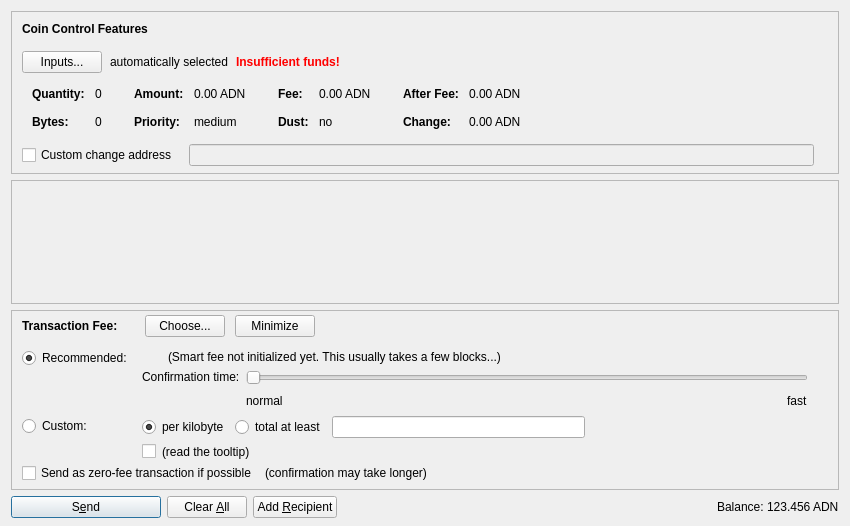
<?xml version="1.0" encoding="UTF-8"?>
<ui version="4.0">
 <class>SendCoinsDialog</class>
 <widget class="QDialog" name="SendCoinsDialog">
  <property name="geometry">
   <rect>
    <x>0</x>
    <y>0</y>
    <width>850</width>
    <height>526</height>
   </rect>
  </property>
  <property name="windowTitle">
   <string>Send Coins</string>
  </property>
  <layout class="QVBoxLayout" name="verticalLayout" stretch="0,1,0,0">
   <property name="bottomMargin">
    <number>8</number>
   </property>
   <item>
    <widget class="QFrame" name="frameCoinControl">
     <property name="sizePolicy">
      <sizepolicy hsizetype="Expanding" vsizetype="Expanding">
       <horstretch>0</horstretch>
       <verstretch>0</verstretch>
      </sizepolicy>
     </property>
     <property name="maximumSize">
      <size>
       <width>16777215</width>
       <height>16777215</height>
      </size>
     </property>
     <property name="frameShape">
      <enum>QFrame::StyledPanel</enum>
     </property>
     <property name="frameShadow">
      <enum>QFrame::Sunken</enum>
     </property>
     <layout class="QVBoxLayout" name="verticalLayoutCoinControl2">
      <property name="spacing">
       <number>0</number>
      </property>
      <property name="leftMargin">
       <number>0</number>
      </property>
      <property name="topMargin">
       <number>0</number>
      </property>
      <property name="rightMargin">
       <number>0</number>
      </property>
      <property name="bottomMargin">
       <number>6</number>
      </property>
      <item>
       <layout class="QVBoxLayout" name="verticalLayoutCoinControl" stretch="0,0,0,0,1">
        <property name="spacing">
         <number>0</number>
        </property>
        <property name="leftMargin">
         <number>10</number>
        </property>
        <property name="topMargin">
         <number>10</number>
        </property>
        <item>
         <layout class="QHBoxLayout" name="horizontalLayoutCoinControl1">
          <property name="bottomMargin">
           <number>15</number>
          </property>
          <item>
           <widget class="QLabel" name="labelCoinControlFeatures">
            <property name="sizePolicy">
             <sizepolicy hsizetype="Preferred" vsizetype="Maximum">
              <horstretch>0</horstretch>
              <verstretch>0</verstretch>
             </sizepolicy>
            </property>
            <property name="font">
             <font>
              <weight>75</weight>
              <bold>true</bold>
             </font>
            </property>
            <property name="styleSheet">
             <string notr="true">font-weight:bold;</string>
            </property>
            <property name="text">
             <string>Coin Control Features</string>
            </property>
           </widget>
          </item>
         </layout>
        </item>
        <item>
         <layout class="QHBoxLayout" name="horizontalLayoutCoinControl2" stretch="0,0,0,0">
          <property name="spacing">
           <number>8</number>
          </property>
          <property name="bottomMargin">
           <number>10</number>
          </property>
          <item>
           <widget class="QPushButton" name="pushButtonCoinControl">
            <property name="styleSheet">
             <string notr="true"/>
            </property>
            <property name="text">
             <string>Inputs...</string>
            </property>
            <property name="autoDefault">
             <bool>false</bool>
            </property>
           </widget>
          </item>
          <item>
           <widget class="QLabel" name="labelCoinControlAutomaticallySelected">
            <property name="text">
             <string>automatically selected</string>
            </property>
            <property name="margin">
             <number>5</number>
            </property>
           </widget>
          </item>
          <item>
           <widget class="QLabel" name="labelCoinControlInsuffFunds">
            <property name="font">
             <font>
              <weight>75</weight>
              <bold>true</bold>
             </font>
            </property>
            <property name="styleSheet">
             <string notr="true">color:red;font-weight:bold;</string>
            </property>
            <property name="text">
             <string>Insufficient funds!</string>
            </property>
            <property name="margin">
             <number>5</number>
            </property>
           </widget>
          </item>
          <item>
           <spacer name="horizontalSpacerCoinControl">
            <property name="orientation">
             <enum>Qt::Horizontal</enum>
            </property>
            <property name="sizeHint" stdset="0">
             <size>
              <width>40</width>
              <height>1</height>
             </size>
            </property>
           </spacer>
          </item>
         </layout>
        </item>
        <item>
         <widget class="QWidget" name="widgetCoinControl" native="true">
          <property name="sizePolicy">
           <sizepolicy hsizetype="Preferred" vsizetype="Preferred">
            <horstretch>0</horstretch>
            <verstretch>0</verstretch>
           </sizepolicy>
          </property>
          <property name="minimumSize">
           <size>
            <width>0</width>
            <height>0</height>
           </size>
          </property>
          <property name="styleSheet">
           <string notr="true"/>
          </property>
          <layout class="QHBoxLayout" name="horizontalLayoutCoinControl5">
           <property name="leftMargin">
            <number>0</number>
           </property>
           <property name="topMargin">
            <number>0</number>
           </property>
           <property name="rightMargin">
            <number>0</number>
           </property>
           <property name="bottomMargin">
            <number>0</number>
           </property>
           <item>
            <layout class="QHBoxLayout" name="horizontalLayoutCoinControl3" stretch="0,0,0,1">
             <property name="spacing">
              <number>20</number>
             </property>
             <property name="topMargin">
              <number>0</number>
             </property>
             <property name="bottomMargin">
              <number>10</number>
             </property>
             <item>
              <layout class="QFormLayout" name="formLayoutCoinControl1">
               <property name="horizontalSpacing">
                <number>10</number>
               </property>
               <property name="verticalSpacing">
                <number>14</number>
               </property>
               <property name="leftMargin">
                <number>10</number>
               </property>
               <property name="topMargin">
                <number>4</number>
               </property>
               <property name="rightMargin">
                <number>6</number>
               </property>
               <item row="0" column="0">
                <widget class="QLabel" name="labelCoinControlQuantityText">
                 <property name="font">
                  <font>
                   <weight>75</weight>
                   <bold>true</bold>
                  </font>
                 </property>
                 <property name="text">
                  <string>Quantity:</string>
                 </property>
                 <property name="margin">
                  <number>0</number>
                 </property>
                </widget>
               </item>
               <item row="0" column="1">
                <widget class="QLabel" name="labelCoinControlQuantity">
                 <property name="cursor">
                  <cursorShape>IBeamCursor</cursorShape>
                 </property>
                 <property name="contextMenuPolicy">
                  <enum>Qt::ActionsContextMenu</enum>
                 </property>
                 <property name="text">
                  <string notr="true">0</string>
                 </property>
                 <property name="margin">
                  <number>0</number>
                 </property>
                 <property name="textInteractionFlags">
                  <set>Qt::LinksAccessibleByMouse|Qt::TextSelectableByKeyboard|Qt::TextSelectableByMouse</set>
                 </property>
                </widget>
               </item>
               <item row="1" column="0">
                <widget class="QLabel" name="labelCoinControlBytesText">
                 <property name="font">
                  <font>
                   <weight>75</weight>
                   <bold>true</bold>
                  </font>
                 </property>
                 <property name="text">
                  <string>Bytes:</string>
                 </property>
                </widget>
               </item>
               <item row="1" column="1">
                <widget class="QLabel" name="labelCoinControlBytes">
                 <property name="cursor">
                  <cursorShape>IBeamCursor</cursorShape>
                 </property>
                 <property name="contextMenuPolicy">
                  <enum>Qt::ActionsContextMenu</enum>
                 </property>
                 <property name="text">
                  <string notr="true">0</string>
                 </property>
                 <property name="textInteractionFlags">
                  <set>Qt::LinksAccessibleByMouse|Qt::TextSelectableByKeyboard|Qt::TextSelectableByMouse</set>
                 </property>
                </widget>
               </item>
              </layout>
             </item>
             <item>
              <layout class="QFormLayout" name="formLayoutCoinControl2">
               <property name="horizontalSpacing">
                <number>10</number>
               </property>
               <property name="verticalSpacing">
                <number>14</number>
               </property>
               <property name="leftMargin">
                <number>6</number>
               </property>
               <property name="topMargin">
                <number>4</number>
               </property>
               <property name="rightMargin">
                <number>6</number>
               </property>
               <item row="0" column="0">
                <widget class="QLabel" name="labelCoinControlAmountText">
                 <property name="font">
                  <font>
                   <weight>75</weight>
                   <bold>true</bold>
                  </font>
                 </property>
                 <property name="text">
                  <string>Amount:</string>
                 </property>
                 <property name="margin">
                  <number>0</number>
                 </property>
                </widget>
               </item>
               <item row="0" column="1">
                <widget class="QLabel" name="labelCoinControlAmount">
                 <property name="cursor">
                  <cursorShape>IBeamCursor</cursorShape>
                 </property>
                 <property name="contextMenuPolicy">
                  <enum>Qt::ActionsContextMenu</enum>
                 </property>
                 <property name="text">
                  <string notr="true">0.00 ADN</string>
                 </property>
                 <property name="textInteractionFlags">
                  <set>Qt::LinksAccessibleByMouse|Qt::TextSelectableByKeyboard|Qt::TextSelectableByMouse</set>
                 </property>
                </widget>
               </item>
               <item row="1" column="0">
                <widget class="QLabel" name="labelCoinControlPriorityText">
                 <property name="font">
                  <font>
                   <weight>75</weight>
                   <bold>true</bold>
                  </font>
                 </property>
                 <property name="text">
                  <string>Priority:</string>
                 </property>
                </widget>
               </item>
               <item row="1" column="1">
                <widget class="QLabel" name="labelCoinControlPriority">
                 <property name="cursor">
                  <cursorShape>IBeamCursor</cursorShape>
                 </property>
                 <property name="contextMenuPolicy">
                  <enum>Qt::ActionsContextMenu</enum>
                 </property>
                 <property name="text">
                  <string notr="true">medium</string>
                 </property>
                 <property name="textInteractionFlags">
                  <set>Qt::LinksAccessibleByMouse|Qt::TextSelectableByKeyboard|Qt::TextSelectableByMouse</set>
                 </property>
                </widget>
               </item>
              </layout>
             </item>
             <item>
              <layout class="QFormLayout" name="formLayoutCoinControl3">
               <property name="horizontalSpacing">
                <number>10</number>
               </property>
               <property name="verticalSpacing">
                <number>14</number>
               </property>
               <property name="leftMargin">
                <number>6</number>
               </property>
               <property name="topMargin">
                <number>4</number>
               </property>
               <property name="rightMargin">
                <number>6</number>
               </property>
               <item row="0" column="0">
                <widget class="QLabel" name="labelCoinControlFeeText">
                 <property name="font">
                  <font>
                   <weight>75</weight>
                   <bold>true</bold>
                  </font>
                 </property>
                 <property name="text">
                  <string>Fee:</string>
                 </property>
                 <property name="margin">
                  <number>0</number>
                 </property>
                </widget>
               </item>
               <item row="0" column="1">
                <widget class="QLabel" name="labelCoinControlFee">
                 <property name="cursor">
                  <cursorShape>IBeamCursor</cursorShape>
                 </property>
                 <property name="contextMenuPolicy">
                  <enum>Qt::ActionsContextMenu</enum>
                 </property>
                 <property name="text">
                  <string notr="true">0.00 ADN</string>
                 </property>
                 <property name="textInteractionFlags">
                  <set>Qt::LinksAccessibleByMouse|Qt::TextSelectableByKeyboard|Qt::TextSelectableByMouse</set>
                 </property>
                </widget>
               </item>
               <item row="1" column="0">
                <widget class="QLabel" name="labelCoinControlLowOutputText">
                 <property name="font">
                  <font>
                   <weight>75</weight>
                   <bold>true</bold>
                  </font>
                 </property>
                 <property name="text">
                  <string>Dust:</string>
                 </property>
                </widget>
               </item>
               <item row="1" column="1">
                <widget class="QLabel" name="labelCoinControlLowOutput">
                 <property name="cursor">
                  <cursorShape>IBeamCursor</cursorShape>
                 </property>
                 <property name="contextMenuPolicy">
                  <enum>Qt::ActionsContextMenu</enum>
                 </property>
                 <property name="text">
                  <string notr="true">no</string>
                 </property>
                 <property name="textInteractionFlags">
                  <set>Qt::LinksAccessibleByMouse|Qt::TextSelectableByKeyboard|Qt::TextSelectableByMouse</set>
                 </property>
                </widget>
               </item>
              </layout>
             </item>
             <item>
              <layout class="QFormLayout" name="formLayoutCoinControl4">
               <property name="horizontalSpacing">
                <number>10</number>
               </property>
               <property name="verticalSpacing">
                <number>14</number>
               </property>
               <property name="leftMargin">
                <number>6</number>
               </property>
               <property name="topMargin">
                <number>4</number>
               </property>
               <property name="rightMargin">
                <number>6</number>
               </property>
               <item row="0" column="0">
                <widget class="QLabel" name="labelCoinControlAfterFeeText">
                 <property name="font">
                  <font>
                   <weight>75</weight>
                   <bold>true</bold>
                  </font>
                 </property>
                 <property name="text">
                  <string>After Fee:</string>
                 </property>
                 <property name="margin">
                  <number>0</number>
                 </property>
                </widget>
               </item>
               <item row="0" column="1">
                <widget class="QLabel" name="labelCoinControlAfterFee">
                 <property name="cursor">
                  <cursorShape>IBeamCursor</cursorShape>
                 </property>
                 <property name="contextMenuPolicy">
                  <enum>Qt::ActionsContextMenu</enum>
                 </property>
                 <property name="text">
                  <string notr="true">0.00 ADN</string>
                 </property>
                 <property name="textInteractionFlags">
                  <set>Qt::LinksAccessibleByMouse|Qt::TextSelectableByKeyboard|Qt::TextSelectableByMouse</set>
                 </property>
                </widget>
               </item>
               <item row="1" column="0">
                <widget class="QLabel" name="labelCoinControlChangeText">
                 <property name="font">
                  <font>
                   <weight>75</weight>
                   <bold>true</bold>
                  </font>
                 </property>
                 <property name="text">
                  <string>Change:</string>
                 </property>
                </widget>
               </item>
               <item row="1" column="1">
                <widget class="QLabel" name="labelCoinControlChange">
                 <property name="cursor">
                  <cursorShape>IBeamCursor</cursorShape>
                 </property>
                 <property name="contextMenuPolicy">
                  <enum>Qt::ActionsContextMenu</enum>
                 </property>
                 <property name="text">
                  <string notr="true">0.00 ADN</string>
                 </property>
                 <property name="textInteractionFlags">
                  <set>Qt::LinksAccessibleByMouse|Qt::TextSelectableByKeyboard|Qt::TextSelectableByMouse</set>
                 </property>
                </widget>
               </item>
              </layout>
             </item>
            </layout>
           </item>
          </layout>
         </widget>
        </item>
        <item>
         <layout class="QHBoxLayout" name="horizontalLayoutCoinControl4" stretch="0,0,0">
          <property name="spacing">
           <number>12</number>
          </property>
          <property name="sizeConstraint">
           <enum>QLayout::SetDefaultConstraint</enum>
          </property>
          <property name="topMargin">
           <number>5</number>
          </property>
          <property name="rightMargin">
           <number>5</number>
          </property>
          <item>
           <widget class="QCheckBox" name="checkBoxCoinControlChange">
            <property name="toolTip">
             <string>If this is activated, but the change address is empty or invalid, change will be sent to a newly generated address.</string>
            </property>
            <property name="text">
             <string>Custom change address</string>
            </property>
           </widget>
          </item>
          <item>
           <widget class="QValidatedLineEdit" name="lineEditCoinControlChange">
            <property name="enabled">
             <bool>false</bool>
            </property>
            <property name="sizePolicy">
             <sizepolicy hsizetype="Expanding" vsizetype="Fixed">
              <horstretch>0</horstretch>
              <verstretch>0</verstretch>
             </sizepolicy>
            </property>
           </widget>
          </item>
          <item>
           <widget class="QLabel" name="labelCoinControlChangeLabel">
            <property name="sizePolicy">
             <sizepolicy hsizetype="Preferred" vsizetype="Expanding">
              <horstretch>0</horstretch>
              <verstretch>0</verstretch>
             </sizepolicy>
            </property>
            <property name="minimumSize">
             <size>
              <width>0</width>
              <height>0</height>
             </size>
            </property>
            <property name="text">
             <string/>
            </property>
            <property name="margin">
             <number>3</number>
            </property>
           </widget>
          </item>
         </layout>
        </item>
        <item>
         <spacer name="verticalSpacerCoinControl">
          <property name="orientation">
           <enum>Qt::Vertical</enum>
          </property>
          <property name="sizeHint" stdset="0">
           <size>
            <width>800</width>
            <height>1</height>
           </size>
          </property>
         </spacer>
        </item>
       </layout>
      </item>
     </layout>
    </widget>
   </item>
   <item>
    <widget class="QScrollArea" name="scrollArea">
     <property name="widgetResizable">
      <bool>true</bool>
     </property>
     <widget class="QWidget" name="scrollAreaWidgetContents">
      <property name="geometry">
       <rect>
        <x>0</x>
        <y>0</y>
        <width>830</width>
        <height>68</height>
       </rect>
      </property>
      <layout class="QVBoxLayout" name="verticalLayout_2" stretch="0,1">
       <property name="leftMargin">
        <number>0</number>
       </property>
       <property name="topMargin">
        <number>0</number>
       </property>
       <property name="rightMargin">
        <number>0</number>
       </property>
       <property name="bottomMargin">
        <number>0</number>
       </property>
       <item>
        <layout class="QVBoxLayout" name="entries">
         <property name="spacing">
          <number>6</number>
         </property>
        </layout>
       </item>
       <item>
        <spacer name="verticalSpacer">
         <property name="orientation">
          <enum>Qt::Vertical</enum>
         </property>
         <property name="sizeHint" stdset="0">
          <size>
           <width>20</width>
           <height>40</height>
          </size>
         </property>
        </spacer>
       </item>
      </layout>
     </widget>
    </widget>
   </item>
   <item>
    <widget class="QFrame" name="frameFee">
     <property name="sizePolicy">
      <sizepolicy hsizetype="Expanding" vsizetype="Expanding">
       <horstretch>0</horstretch>
       <verstretch>0</verstretch>
      </sizepolicy>
     </property>
     <property name="maximumSize">
      <size>
       <width>16777215</width>
       <height>16777215</height>
      </size>
     </property>
     <property name="frameShape">
      <enum>QFrame::StyledPanel</enum>
     </property>
     <property name="frameShadow">
      <enum>QFrame::Sunken</enum>
     </property>
     <layout class="QVBoxLayout" name="verticalLayoutFee1">
      <property name="spacing">
       <number>0</number>
      </property>
      <property name="leftMargin">
       <number>0</number>
      </property>
      <property name="topMargin">
       <number>0</number>
      </property>
      <property name="rightMargin">
       <number>0</number>
      </property>
      <property name="bottomMargin">
       <number>0</number>
      </property>
      <item>
       <layout class="QVBoxLayout" name="verticalLayoutFee2" stretch="0,0,0">
        <property name="spacing">
         <number>0</number>
        </property>
        <property name="leftMargin">
         <number>10</number>
        </property>
        <property name="topMargin">
         <number>0</number>
        </property>
        <item>
         <layout class="QHBoxLayout" name="horizontalLayoutFee1">
          <property name="bottomMargin">
           <number>0</number>
          </property>
          <item>
           <layout class="QVBoxLayout" name="verticalLayoutFee7">
            <property name="spacing">
             <number>0</number>
            </property>
            <item>
             <spacer name="verticalSpacerSmartFee">
              <property name="orientation">
               <enum>Qt::Vertical</enum>
              </property>
              <property name="sizeType">
               <enum>QSizePolicy::Fixed</enum>
              </property>
              <property name="sizeHint" stdset="0">
               <size>
                <width>1</width>
                <height>4</height>
               </size>
              </property>
             </spacer>
            </item>
            <item>
             <layout class="QHBoxLayout" name="horizontalLayoutSmartFee">
              <property name="spacing">
               <number>10</number>
              </property>
              <item>
               <widget class="QLabel" name="labelFeeHeadline">
                <property name="sizePolicy">
                 <sizepolicy hsizetype="Preferred" vsizetype="Maximum">
                  <horstretch>0</horstretch>
                  <verstretch>0</verstretch>
                 </sizepolicy>
                </property>
                <property name="font">
                 <font>
                  <weight>75</weight>
                  <bold>true</bold>
                 </font>
                </property>
                <property name="styleSheet">
                 <string notr="true">font-weight:bold;</string>
                </property>
                <property name="text">
                 <string>Transaction Fee:</string>
                </property>
               </widget>
              </item>
              <item>
               <widget class="QLabel" name="labelFeeMinimized">
                <property name="text">
                 <string/>
                </property>
               </widget>
              </item>
              <item>
               <widget class="QPushButton" name="buttonChooseFee">
                <property name="text">
                 <string>Choose...</string>
                </property>
               </widget>
              </item>
              <item>
               <widget class="QPushButton" name="buttonMinimizeFee">
                <property name="toolTip">
                 <string>collapse fee-settings</string>
                </property>
                <property name="text">
                 <string>Minimize</string>
                </property>
               </widget>
              </item>
             </layout>
            </item>
            <item>
             <spacer name="verticalSpacer_5">
              <property name="orientation">
               <enum>Qt::Vertical</enum>
              </property>
              <property name="sizeHint" stdset="0">
               <size>
                <width>1</width>
                <height>1</height>
               </size>
              </property>
             </spacer>
            </item>
           </layout>
          </item>
          <item>
           <spacer name="horizontalSpacer_4">
            <property name="orientation">
             <enum>Qt::Horizontal</enum>
            </property>
            <property name="sizeHint" stdset="0">
             <size>
              <width>40</width>
              <height>20</height>
             </size>
            </property>
           </spacer>
          </item>
         </layout>
        </item>
        <item>
         <widget class="QFrame" name="frameFeeSelection">
          <layout class="QVBoxLayout" name="verticalLayoutFee12">
           <property name="spacing">
            <number>0</number>
           </property>
           <property name="leftMargin">
            <number>0</number>
           </property>
           <property name="topMargin">
            <number>0</number>
           </property>
           <property name="rightMargin">
            <number>0</number>
           </property>
           <property name="bottomMargin">
            <number>0</number>
           </property>
           <item>
            <layout class="QGridLayout" name="gridLayoutFee">
             <property name="topMargin">
              <number>10</number>
             </property>
             <property name="bottomMargin">
              <number>4</number>
             </property>
             <property name="horizontalSpacing">
              <number>10</number>
             </property>
             <property name="verticalSpacing">
              <number>4</number>
             </property>
             <item row="1" column="1">
              <layout class="QVBoxLayout" name="verticalLayoutFee8">
               <property name="spacing">
                <number>6</number>
               </property>
               <item>
                <layout class="QHBoxLayout" name="horizontalLayoutFee13">
                 <item>
                  <widget class="QRadioButton" name="radioCustomPerKilobyte">
                   <property name="toolTip">
                    <string>If the custom fee is set to 1000 satoshis and the transaction is only 250 bytes, then &quot;per kilobyte&quot; only pays 250 satoshis in fee, while &quot;at least&quot; pays 1000 satoshis. For transactions bigger than a kilobyte both pay by kilobyte.</string>
                   </property>
                   <property name="text">
                    <string>per kilobyte</string>
                   </property>
                   <property name="checked">
                    <bool>true</bool>
                   </property>
                   <attribute name="buttonGroup">
                    <string notr="true">groupCustomFee</string>
                   </attribute>
                  </widget>
                 </item>
                 <item>
                  <widget class="QRadioButton" name="radioCustomAtLeast">
                   <property name="toolTip">
                    <string>If the custom fee is set to 1000 satoshis and the transaction is only 250 bytes, then &quot;per kilobyte&quot; only pays 250 satoshis in fee, while &quot;total at least&quot; pays 1000 satoshis. For transactions bigger than a kilobyte both pay by kilobyte.</string>
                   </property>
                   <property name="text">
                    <string>total at least</string>
                   </property>
                   <attribute name="buttonGroup">
                    <string notr="true">groupCustomFee</string>
                   </attribute>
                  </widget>
                 </item>
                 <item>
                  <widget class="BitcoinAmountField" name="customFee"/>
                 </item>
                 <item>
                  <spacer name="horizontalSpacer_6">
                   <property name="orientation">
                    <enum>Qt::Horizontal</enum>
                   </property>
                   <property name="sizeHint" stdset="0">
                    <size>
                     <width>1</width>
                     <height>1</height>
                    </size>
                   </property>
                  </spacer>
                 </item>
                </layout>
               </item>
               <item>
                <layout class="QHBoxLayout" name="horizontalLayoutFee8">
                 <item>
                  <widget class="QCheckBox" name="checkBoxMinimumFee">
                   <property name="toolTip">
                    <string>Paying only the minimum fee is just fine as long as there is less transaction volume than space in the blocks. But be aware that this can end up in a never confirming transaction once there is more demand for aiden transactions than the network can process.</string>
                   </property>
                   <property name="text">
                    <string/>
                   </property>
                  </widget>
                 </item>
                 <item>
                  <widget class="QLabel" name="labelMinFeeWarning">
                   <property name="enabled">
                    <bool>true</bool>
                   </property>
                   <property name="toolTip">
                    <string>Paying only the minimum fee is just fine as long as there is less transaction volume than space in the blocks. But be aware that this can end up in a never confirming transaction once there is more demand for aiden transactions than the network can process.</string>
                   </property>
                   <property name="text">
                    <string>(read the tooltip)</string>
                   </property>
                   <property name="margin">
                    <number>5</number>
                   </property>
                  </widget>
                 </item>
                 <item>
                  <spacer name="horizontalSpacer_2">
                   <property name="orientation">
                    <enum>Qt::Horizontal</enum>
                   </property>
                   <property name="sizeHint" stdset="0">
                    <size>
                     <width>1</width>
                     <height>1</height>
                    </size>
                   </property>
                  </spacer>
                 </item>
                </layout>
               </item>
              </layout>
             </item>
             <item row="0" column="0">
              <layout class="QVBoxLayout" name="verticalLayoutFee4" stretch="0,1">
               <item>
                <widget class="QRadioButton" name="radioSmartFee">
                 <property name="text">
                  <string>Recommended:</string>
                 </property>
                 <property name="checked">
                  <bool>true</bool>
                 </property>
                 <attribute name="buttonGroup">
                  <string notr="true">groupFee</string>
                 </attribute>
                </widget>
               </item>
               <item>
                <spacer name="verticalSpacer_2">
                 <property name="orientation">
                  <enum>Qt::Vertical</enum>
                 </property>
                 <property name="sizeHint" stdset="0">
                  <size>
                   <width>1</width>
                   <height>1</height>
                  </size>
                 </property>
                </spacer>
               </item>
              </layout>
             </item>
             <item row="1" column="0">
              <layout class="QVBoxLayout" name="verticalLayoutFee9" stretch="0,1">
               <item>
                <widget class="QRadioButton" name="radioCustomFee">
                 <property name="text">
                  <string>Custom:</string>
                 </property>
                 <attribute name="buttonGroup">
                  <string notr="true">groupFee</string>
                 </attribute>
                </widget>
               </item>
               <item>
                <spacer name="verticalSpacer_6">
                 <property name="orientation">
                  <enum>Qt::Vertical</enum>
                 </property>
                 <property name="sizeHint" stdset="0">
                  <size>
                   <width>1</width>
                   <height>1</height>
                  </size>
                 </property>
                </spacer>
               </item>
              </layout>
             </item>
             <item row="0" column="1">
              <layout class="QVBoxLayout" name="verticalLayoutFee3" stretch="0,0,1">
               <property name="spacing">
                <number>6</number>
               </property>
               <property name="topMargin">
                <number>2</number>
               </property>
               <item>
                <layout class="QHBoxLayout" name="horizontalLayoutFee12">
                 <item>
                  <widget class="QLabel" name="labelSmartFee">
                   <property name="text">
                    <string/>
                   </property>
                   <property name="margin">
                    <number>2</number>
                   </property>
                  </widget>
                 </item>
                 <item>
                  <widget class="QLabel" name="labelFeeEstimation">
                   <property name="text">
                    <string/>
                   </property>
                  </widget>
                 </item>
                 <item>
                  <widget class="QLabel" name="labelSmartFee2">
                   <property name="text">
                    <string>(Smart fee not initialized yet. This usually takes a few blocks...)</string>
                   </property>
                   <property name="margin">
                    <number>2</number>
                   </property>
                  </widget>
                 </item>
                 <item>
                  <spacer name="horizontalSpacer_5">
                   <property name="orientation">
                    <enum>Qt::Horizontal</enum>
                   </property>
                   <property name="sizeHint" stdset="0">
                    <size>
                     <width>1</width>
                     <height>1</height>
                    </size>
                   </property>
                  </spacer>
                 </item>
                </layout>
               </item>
               <item>
                <layout class="QHBoxLayout" name="horizontalLayoutFee9">
                 <item>
                  <layout class="QVBoxLayout" name="verticalLayoutFee6">
                   <item>
                    <widget class="QLabel" name="labelSmartFee3">
                     <property name="text">
                      <string>Confirmation time:</string>
                     </property>
                     <property name="margin">
                      <number>2</number>
                     </property>
                    </widget>
                   </item>
                   <item>
                    <spacer name="verticalSpacer_3">
                     <property name="orientation">
                      <enum>Qt::Vertical</enum>
                     </property>
                     <property name="sizeHint" stdset="0">
                      <size>
                       <width>1</width>
                       <height>1</height>
                      </size>
                     </property>
                    </spacer>
                   </item>
                  </layout>
                 </item>
                 <item>
                  <layout class="QVBoxLayout" name="verticalLayoutFee5">
                   <property name="rightMargin">
                    <number>30</number>
                   </property>
                   <item>
                    <widget class="QSlider" name="sliderSmartFee">
                     <property name="minimum">
                      <number>0</number>
                     </property>
                     <property name="maximum">
                      <number>24</number>
                     </property>
                     <property name="pageStep">
                      <number>1</number>
                     </property>
                     <property name="value">
                      <number>0</number>
                     </property>
                     <property name="orientation">
                      <enum>Qt::Horizontal</enum>
                     </property>
                     <property name="invertedAppearance">
                      <bool>false</bool>
                     </property>
                     <property name="invertedControls">
                      <bool>false</bool>
                     </property>
                     <property name="tickPosition">
                      <enum>QSlider::NoTicks</enum>
                     </property>
                    </widget>
                   </item>
                   <item>
                    <layout class="QHBoxLayout" name="horizontalLayoutFee10">
                     <item>
                      <widget class="QLabel" name="labelSmartFeeNormal">
                       <property name="text">
                        <string>normal</string>
                       </property>
                      </widget>
                     </item>
                     <item>
                      <spacer name="horizontalSpacer_3">
                       <property name="orientation">
                        <enum>Qt::Horizontal</enum>
                       </property>
                       <property name="sizeHint" stdset="0">
                        <size>
                         <width>40</width>
                         <height>20</height>
                        </size>
                       </property>
                      </spacer>
                     </item>
                     <item>
                      <widget class="QLabel" name="labelSmartFeeFast">
                       <property name="text">
                        <string>fast</string>
                       </property>
                      </widget>
                     </item>
                    </layout>
                   </item>
                  </layout>
                 </item>
                </layout>
               </item>
               <item>
                <spacer name="verticalSpacer_4">
                 <property name="orientation">
                  <enum>Qt::Vertical</enum>
                 </property>
                 <property name="sizeHint" stdset="0">
                  <size>
                   <width>1</width>
                   <height>1</height>
                  </size>
                 </property>
                </spacer>
               </item>
              </layout>
             </item>
            </layout>
           </item>
           <item>
            <layout class="QHBoxLayout" name="horizontalLayoutFee5" stretch="0,0,0">
             <property name="spacing">
              <number>8</number>
             </property>
             <property name="bottomMargin">
              <number>4</number>
             </property>
             <item>
              <widget class="QCheckBox" name="checkBoxFreeTx">
               <property name="text">
                <string>Send as zero-fee transaction if possible</string>
               </property>
              </widget>
             </item>
             <item>
              <widget class="QLabel" name="labelFreeTx">
               <property name="text">
                <string>(confirmation may take longer)</string>
               </property>
               <property name="margin">
                <number>5</number>
               </property>
              </widget>
             </item>
             <item>
              <spacer name="horizontalSpacerFee5">
               <property name="orientation">
                <enum>Qt::Horizontal</enum>
               </property>
               <property name="sizeHint" stdset="0">
                <size>
                 <width>1</width>
                 <height>1</height>
                </size>
               </property>
              </spacer>
             </item>
            </layout>
           </item>
           <item>
            <spacer name="verticalSpacerFee2">
             <property name="orientation">
              <enum>Qt::Vertical</enum>
             </property>
             <property name="sizeHint" stdset="0">
              <size>
               <width>1</width>
               <height>1</height>
              </size>
             </property>
            </spacer>
           </item>
          </layout>
         </widget>
        </item>
        <item>
         <spacer name="verticalSpacerFee">
          <property name="orientation">
           <enum>Qt::Vertical</enum>
          </property>
          <property name="sizeHint" stdset="0">
           <size>
            <width>800</width>
            <height>1</height>
           </size>
          </property>
         </spacer>
        </item>
       </layout>
      </item>
     </layout>
    </widget>
   </item>
   <item>
    <layout class="QHBoxLayout" name="horizontalLayout">
     <item>
      <widget class="QPushButton" name="sendButton">
       <property name="minimumSize">
        <size>
         <width>150</width>
         <height>0</height>
        </size>
       </property>
       <property name="toolTip">
        <string>Confirm the send action</string>
       </property>
       <property name="text">
        <string>S&amp;end</string>
       </property>
       <property name="icon">
        <iconset resource="../bitcoin.qrc">
         <normaloff>:/icons/send</normaloff>:/icons/send</iconset>
       </property>
       <property name="autoDefault">
        <bool>false</bool>
       </property>
       <property name="default">
        <bool>true</bool>
       </property>
      </widget>
     </item>
     <item>
      <widget class="QPushButton" name="clearButton">
       <property name="sizePolicy">
        <sizepolicy hsizetype="Minimum" vsizetype="Fixed">
         <horstretch>0</horstretch>
         <verstretch>0</verstretch>
        </sizepolicy>
       </property>
       <property name="toolTip">
        <string>Clear all fields of the form.</string>
       </property>
       <property name="text">
        <string>Clear &amp;All</string>
       </property>
       <property name="icon">
        <iconset resource="../bitcoin.qrc">
         <normaloff>:/icons/remove</normaloff>:/icons/remove</iconset>
       </property>
       <property name="autoDefault">
        <bool>false</bool>
       </property>
      </widget>
     </item>
     <item>
      <widget class="QPushButton" name="addButton">
       <property name="toolTip">
        <string>Send to multiple recipients at once</string>
       </property>
       <property name="text">
        <string>Add &amp;Recipient</string>
       </property>
       <property name="icon">
        <iconset resource="../bitcoin.qrc">
         <normaloff>:/icons/add</normaloff>:/icons/add</iconset>
       </property>
       <property name="autoDefault">
        <bool>false</bool>
       </property>
      </widget>
     </item>
     <item>
      <spacer name="horizontalSpacer">
       <property name="orientation">
        <enum>Qt::Horizontal</enum>
       </property>
       <property name="sizeHint" stdset="0">
        <size>
         <width>40</width>
         <height>20</height>
        </size>
       </property>
      </spacer>
     </item>
     <item>
      <layout class="QHBoxLayout" name="horizontalLayout_2">
       <property name="spacing">
        <number>3</number>
       </property>
       <item>
        <widget class="QLabel" name="label">
         <property name="sizePolicy">
          <sizepolicy hsizetype="Preferred" vsizetype="Fixed">
           <horstretch>0</horstretch>
           <verstretch>0</verstretch>
          </sizepolicy>
         </property>
         <property name="text">
          <string>Balance:</string>
         </property>
        </widget>
       </item>
       <item>
        <widget class="QLabel" name="labelBalance">
         <property name="sizePolicy">
          <sizepolicy hsizetype="Preferred" vsizetype="Fixed">
           <horstretch>0</horstretch>
           <verstretch>0</verstretch>
          </sizepolicy>
         </property>
         <property name="cursor">
          <cursorShape>IBeamCursor</cursorShape>
         </property>
         <property name="text">
          <string notr="true">123.456 ADN</string>
         </property>
         <property name="textInteractionFlags">
          <set>Qt::LinksAccessibleByMouse|Qt::TextSelectableByKeyboard|Qt::TextSelectableByMouse</set>
         </property>
        </widget>
       </item>
      </layout>
     </item>
    </layout>
   </item>
  </layout>
 </widget>
 <customwidgets>
  <customwidget>
   <class>QValidatedLineEdit</class>
   <extends>QLineEdit</extends>
   <header>qvalidatedlineedit.h</header>
  </customwidget>
  <customwidget>
   <class>BitcoinAmountField</class>
   <extends>QLineEdit</extends>
   <header>bitcoinamountfield.h</header>
   <container>1</container>
  </customwidget>
 </customwidgets>
 <resources>
  <include location="../bitcoin.qrc"/>
 </resources>
 <connections/>
 <buttongroups>
  <buttongroup name="groupFee"/>
  <buttongroup name="groupCustomFee"/>
 </buttongroups>
</ui>
